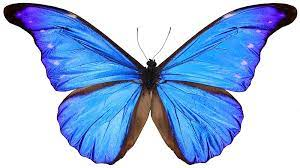
#> input picture GerchbergSaxton/butterfly.jfif, 300 x 168 px
$ jupyter execute GSPython.ipynb
#> lines starting #> are read from the running program, lines starting #| are printed output that depends on the picture
[cell 1]
import cv2
import matplotlib.pyplot as plt
import math
import numpy as np

[cell 2]
def GS_Python(img, maxIter):

    height, width = img.shape

    # --- Assumptions
    measuredAmplitudeSpace    = np.sqrt(img)
    measuredAmplitudeFourier  = np.ones((height, width))

    # --- Starting point
    currentPhaseSpace         = np.random.rand(height, width)

    # --- Initialization
    currentPhaseFourier       = np.ones((height, width))

    currentSpace = measuredAmplitudeSpace * np.exp(currentPhaseSpace * 1j)

    for iter in range(maxIter):
        # --- Enforce measured amplitude constraint in the Fourier domain
        currentFourier            = np.fft.fft2(currentSpace)
        currentPhaseFourier       = np.angle(currentFourier)
        currentFourier            = measuredAmplitudeFourier * np.exp(1j * currentPhaseFourier)

        # --- Enforce measured amplitude constraint in the spatial domain
        currentSpace              = np.fft.ifft2(currentFourier)
        currentPhaseSpace         = np.angle(currentSpace)
        currentSpace              = measuredAmplitudeSpace * np.exp(1j * currentPhaseSpace)

    return currentPhaseFourier

Main program.

[cell 3]
#filename = 'images.jpg'
filename = 'butterfly.jfif'
img = cv2.imread(filename, cv2.IMREAD_GRAYSCALE)
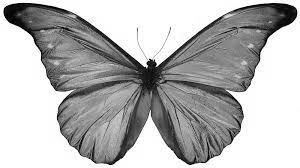
#> img: shape (168, 300); min 0, max 255, mean 182.4
img = img.astype(float)

# --- Maximum number of iterations
maxIters = 1000

retrievedPhase = GS_Python(img, maxIters)
#> in GS_Python, `measuredAmplitudeSpace    = np.sqrt(img)`:
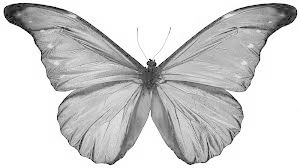
#> measuredAmplitudeSpace: shape (168, 300) float64; min 0, max 15.97, mean 13.08; drawn with min black and max white
#> the loop in GS_Python, `for iter in range(maxIter):` made 1000 passes
#> pass 1, in GS_Python, `currentPhaseFourier       = np.angle(currentFourier)`:
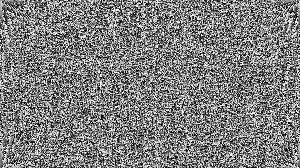
#> currentPhaseFourier: shape (168, 300) float64; min -3.14, max 3.14, mean -0.00785; drawn with min black and max white
#> pass 1, in GS_Python, `currentPhaseSpace         = np.angle(currentSpace)`:
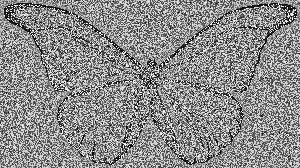
#> currentPhaseSpace: shape (168, 300) float64; min -3.14, max 3.14, mean 0.314; drawn with min black and max white
#> pass 2, in GS_Python, `currentPhaseFourier       = np.angle(currentFourier)`:
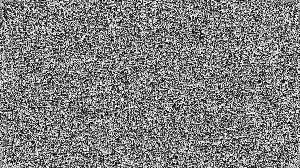
#> currentPhaseFourier: shape (168, 300) float64; min -3.14, max 3.14, mean -0.00451; drawn with min black and max white
#> pass 2, in GS_Python, `currentPhaseSpace         = np.angle(currentSpace)`:
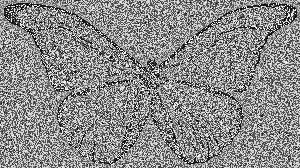
#> currentPhaseSpace: shape (168, 300) float64; min -3.14, max 3.14, mean 0.294; drawn with min black and max white
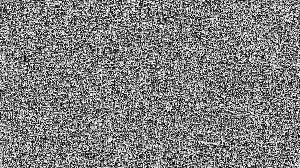
#> retrievedPhase: shape (168, 300) float64; min -3.14, max 3.14, mean -0.000785; drawn with min black and max white

plt.figure(1)

# --- Reference image
plt.subplot(131)
plt.imshow(img)
plt.title('Reference image')

# --- Retrieved Fourier phase
plt.subplot(132)
plt.imshow(retrievedPhase)
plt.title('Retrieved Fourier phase')

plt.subplot(133)
recoveredImage = np.fft.ifft2(np.exp(retrievedPhase * 1j))
plt.imshow(np.absolute(recoveredImage)**2)
plt.title('Recovered image')

plt.show()
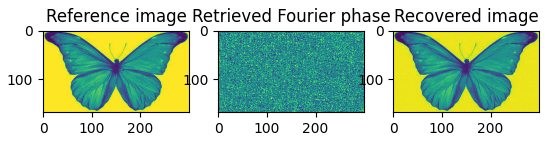
#> figure drawn by matplotlib, 3 panels
